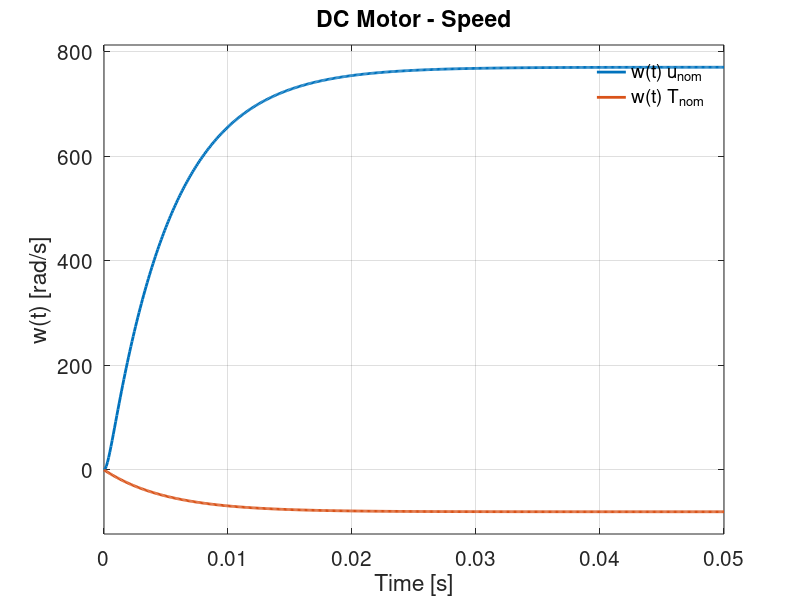
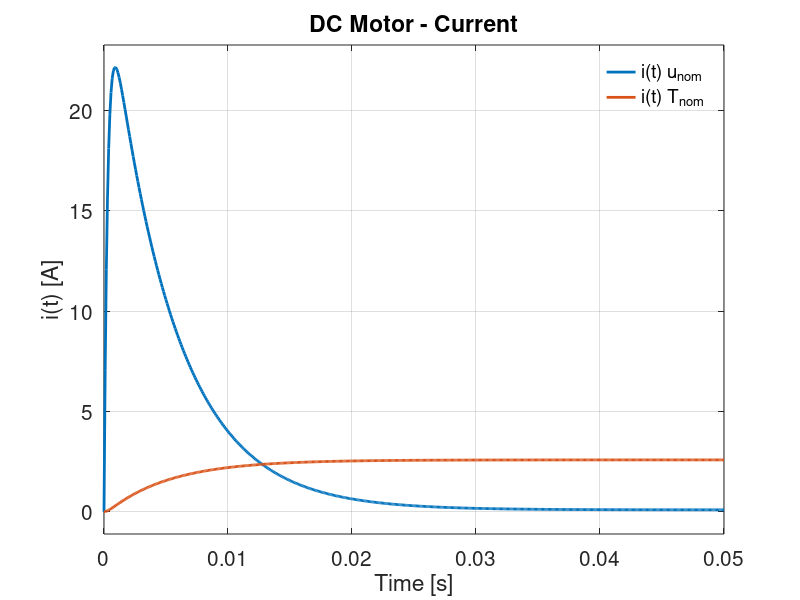
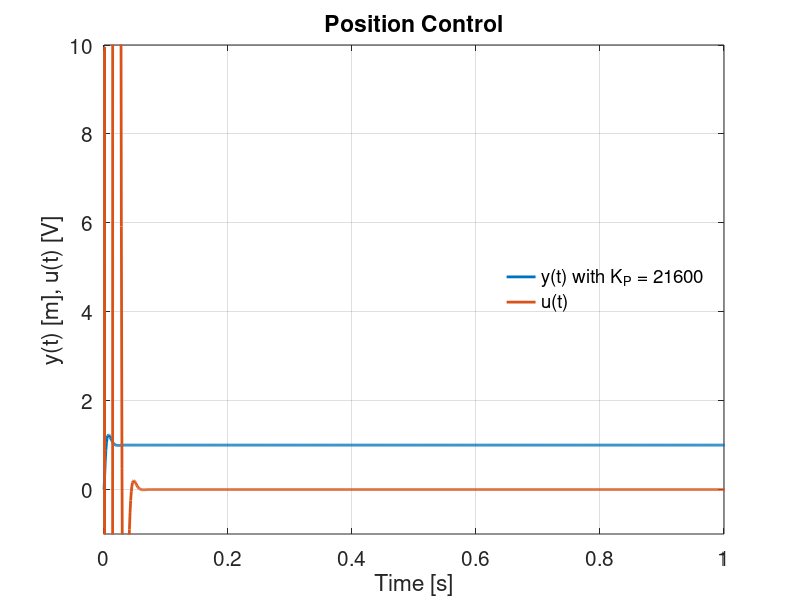

Here is the MATLAB script that generated these plots, in order:
% Script Maxon_Control.m
% Manfred Lohöfener
% 06/11/2017, Brno, BUT, FME

clear
close all

%% Data of Maxon Motor RE 35 ∅35 mm, Graphite Brushes, 90 Watt
% Values at nominal voltage
u_nom = 30;               % [V] Nominal voltage
w_idl_r = 7280;           % [rpm] No load speed
w_idl = w_idl_r*2*pi/60;  % [rad/s]
i_idl = 0.0941;           % [A] No load current
w_nom_r = 6470;           % [rpm] Nominal speed
w_nom = w_nom_r*2*pi/60;  % [rad/s]
T_nom = 0.101;            % [N.m] Nominal torque
I_nom = 2.68;             % [A] Nominal current
T_max = 0.976;            % [N.m] Stall torque
I_max = 25.1;             % [A] Stall current
e_max = 0.87;             % Max. efficiency

% Characteristics
R_T = 1.2;                % [Ω], [Ohm] Terminal resistance
L_T = 0.00034;            % [H] Terminal inductance
K_m = 0.0389;             % [N.m/A] Torque constant
s_c = 246;                % [rpm/V] Speed constant
K_b = 60 / (s_c*2*pi);    % [V.s] Speed constant
w_g = 7.55;               % [rpm/mN.m] Speed/torque gradient
T_m = 0.00537;            % [s] Mechanical time constant
J_R_g = 67.9;             % [g.cm²] Rotor inertia
J_R = J_R_g/10^3/100^2;   % [kg.m²], [N.m.s²] Rotor inertia
K_f = K_m*i_idl/w_idl;    % [N.m.s] Friction

%% Transfer Functions TF of controlled system
% Simple TF of Maxon Motor
s = tf('s');
G_ui =    1 / (R_T + L_T*s);
G_wi = -K_b / (R_T + L_T*s);
G_iw =  K_m / (K_f + J_R*s);
G_Tw =   -1 / (K_f + J_R*s);

% System TF of Maxon Motor
Gs_uw = minreal (G_ui*G_iw / (1 - G_iw*G_wi));
Gs_Tw = minreal (     G_Tw / (1 - G_iw*G_wi));
Gs_ui = minreal (     G_ui / (1 - G_iw*G_wi));
Gs_Ti = minreal (G_Tw*G_wi / (1 - G_iw*G_wi));

% Gear TF
K_G = 1 / w_nom;                %  [m] Gear with 1 m/s for nominal speed
G_wy = K_G / s;                 % omega(t) -> y(t)
G_uy = minreal (Gs_uw * G_wy);  % System TF

figure ('Name', 'Step Answer omega(t)', 'NumberTitle', 'off', 'Position', [0 0 800 600]);
  set (gca, 'FontSize', 15); hold on
  step (Gs_uw*u_nom, Gs_Tw*T_nom, 0.05);
  set (findobj (gcf, 'type', 'line'), 'LineWidth', 2);
  grid on
  title ('DC Motor - Speed')
  xlabel ('Time [s]')
  ylabel ('w(t) [rad/s]')
  legend ('w(t) u_{nom}', 'w(t) T_{nom}')
  legend boxoff
  
figure ('Name', 'Step Answer i(t)', 'NumberTitle', 'off', 'Position', [0 100 800 600]);
  set (gca, 'FontSize', 15); hold on
  step (Gs_ui*u_nom, Gs_Ti*T_nom, 0.05);
  set (findobj (gcf, 'type', 'line'), 'LineWidth', 2);
  grid on
  title ('DC Motor - Current')
  xlabel ('Time [s]')
  ylabel ('i(t) [A]')
  legend ('i(t) u_{nom}', 'i(t) T_{nom}')
  legend boxoff

%% PID Controller

% Ziegler-Nichols Stability limit
%K_P = 93200;                          % Proportional gain, tested limit
%T_I = 9999;                           % [s] Integral time constant
%T_D = 0.0;                            % [s] Differential time constant

%K_crit = 93200;                     % through experiments
%T_crit = 0.0077;                    % [s]
%K_P = 0.6 * K_crit;                 % Ziegler-Nichols, 55920
%T_I = T_crit / 2;                   % [s] 0.0039
%T_D = T_crit / 8;                   % [s] 9.6250e-04

% Quarter-Damping Method
%K_P = 18000;                        % Proportional gain, 1/4 damping
%T_I = 9999;                         % [s] Integral time constant
%T_D = 0.0;                          % [s] Differential time constant

K_q = 18000;                        % Proportional gain
T_q = 0.017;                        % T_p = 17 ms, measured 1/4 damping
K_P = 1.2 * K_q;                    % Proportional gain
T_I = 0.6*T_q;                      % [s] Integral time constant
T_D = 0.15*T_q;                     % [s] Differential time constant

% Manual choice
%K_P = 500;                           % Proportional gain, manual choice
%T_I = 10;                            % [s] Integral time constant
%T_D = 0.001;                         % [s] Differential time constant

G_C = pidstd (K_P, T_I, T_D, 100);    % Choose parameters 

%% Control Circuit
G_ry = feedback (G_C*G_uy, 1);  % Feedback: r_set -> y_contr
G_ru = feedback (G_C, G_uy);    % Feedback: r_set -> u

figure ('Name', 'Control Circuit', 'NumberTitle', 'off', 'Position', [200 200 800 600]);
  set (gca, 'FontSize', 15); hold on
  time_x = 0:0.001:5;           % 5 s are of interest
  step (G_ry, G_ru, time_x)
  set (findobj (gcf, 'type', 'line'), 'LineWidth', 2);
  grid on
  title ('Position Control')
  xlabel ('Time [s]')
  ylabel ('y(t) [m], u(t) [V]')
  legend (['y(t) with K_P = ', num2str(K_P)], 'u(t)', 'Location', 'East')
  legend boxoff
  axis ([0 1 -1 10])
%  axis ([0 0.2 -1 10])

% Poles of any feedback are equal to zeros of characteristic equation
format short eng
p_i_ry = pole (G_ry)';          % Example
p_i_ru = pole (G_ru)';
s_i = zero (1 + G_uy*G_C)';     % s_i == p_i, q.e.d.
disp ('Poles of TF ry and ru, and zeros of characteristic equation')
disp ([p_i_ry; p_i_ru; s_i])
